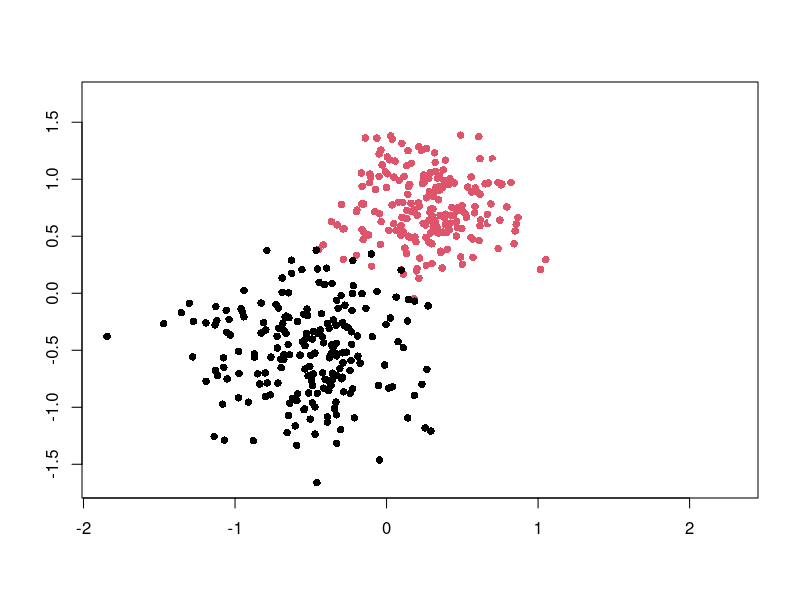
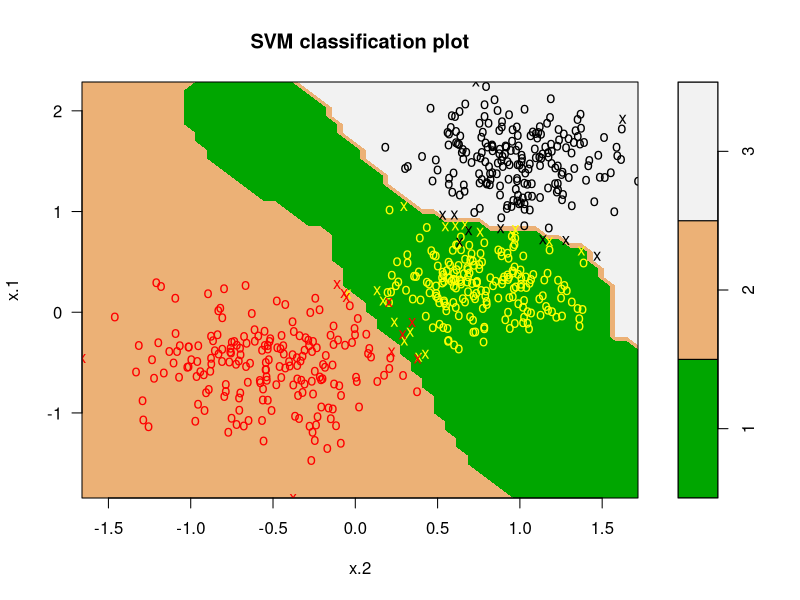
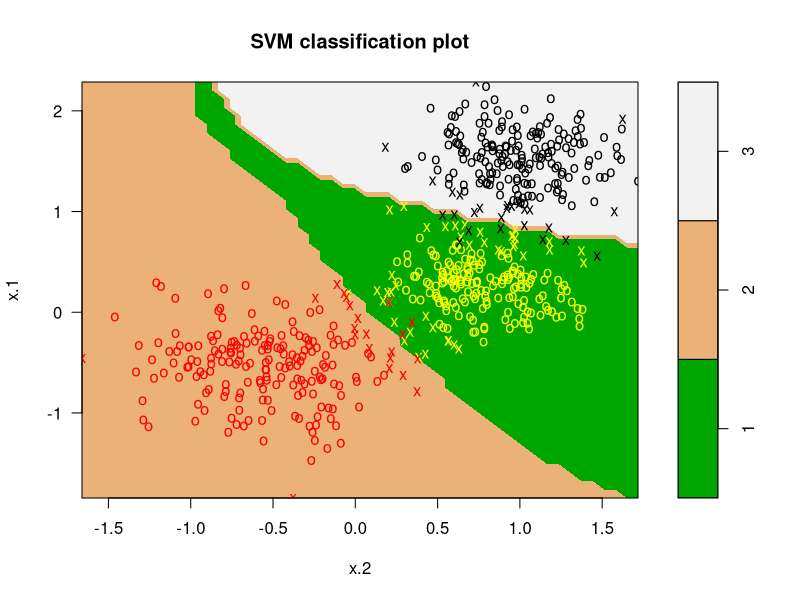
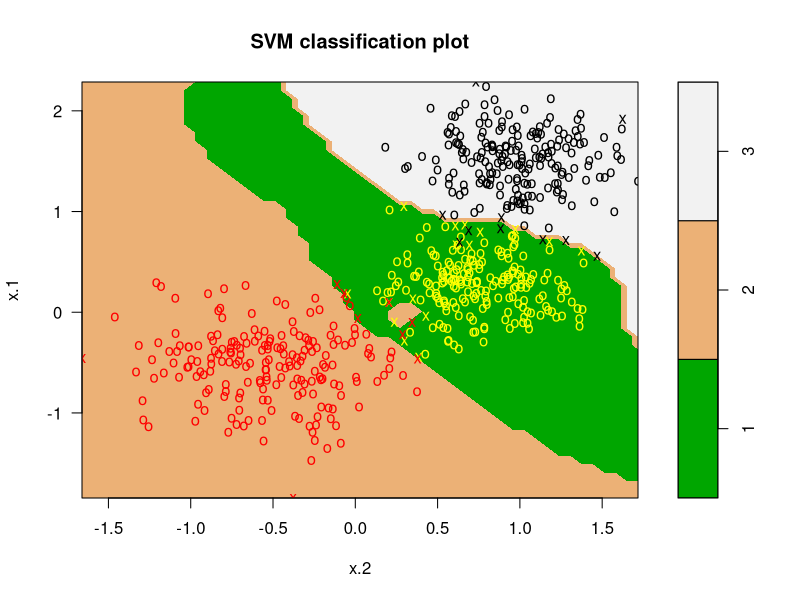

These figures' R source, in order:
# Julia Andronowitz
# Classification Methods Using Support Vector Machines
# Support Vector Machine


# loading svm library (run first line if not installed)
# install.packages("e1071")
library(e1071)

# defining the hyperplane function
hyperplane <- function(P,data,x,z=0) {
  alphas <- -1*P$coefs
  svs <- data[P$index,]
  c <- P$rho - z
  a <- sum(t(alphas)*data[P$index,][1])
  b <- sum(t(alphas)*data[P$index,][2])
  (-c-a*x)/b
  cat(a,b,c)
}

# setting initial number of observations in each set
n <- 200

# calculating x-variable using three randomly generated sets with overlap
set.seed(1000)

svmdatax1a <- matrix(rnorm(n, 0.25,0.3), ncol=1)
svmdatax1b <- matrix(rnorm(n,0.75,0.3), ncol=1)
svmdatax1 <- cbind(svmdatax1a,svmdatax1b)

svmdatax2 <- matrix(rnorm(n*2,-0.5,0.4), ncol=2)

svmdatax3a <- matrix(rnorm(n,1.5,0.3), ncol=1)
svmdatax3b <- matrix(rnorm(n,1,0.3), ncol=1)
svmdatax3 <- cbind(svmdatax3a,svmdatax3b)

svmdatax <- rbind(svmdatax1,svmdatax2,svmdatax3)

# assigning labels to both classes
svmdatay <- c(rep(1,n), rep(2,n), rep(3,n))

# plotting the data
plot(svmdatax, col=(3-svmdatay),xlab="",ylab="",pch=16)

# creating data frame 
svmdata <- data.frame (x = svmdatax, y = factor(svmdatay))

# computing svm function
svmfit <- svm (y~., data = svmdata , kernel="radial", cost = 1000, scale = FALSE)

# looking at statistics
summary(svmfit)
svmfit$index
svmfit$rho
svmfit$coefs

# plotting svm function graph
plot(svmfit,svmdata,color.palette = terrain.colors,symbolPalette = c("yellow","red","black"))

# using different costs
svmfit1 <- svm (y~., data = svmdata , kernel="radial", cost = 1, scale = FALSE)
svmfit1000000 <- svm (y~., data = svmdata , kernel="radial", cost = 1000000, scale = FALSE)

# plots of different costs
plot(svmfit1,svmdata,color.palette = terrain.colors,symbolPalette = c("yellow","red","black"))
plot(svmfit1000000,svmdata,color.palette = terrain.colors,symbolPalette = c("yellow","red","black"))

# looking at how a,b,c values differ 
hyperplane(svmfit,svmdata,svmdatax)
hyperplane(svmfit1,svmdata,svmdatax)
hyperplane(svmfit1000000,svmdata,svmdatax)

# using tune function to find the best model
tune <- tune(svm,y~.,data=svmdata, 
     ranges = list(gamma = 2^(-2:10), cost = 2^(-2:10)), tunecontrol = tune.control(sampling = "fix"))

tune$best.parameters
tune$best.performance

help(tune)
help(svm)

